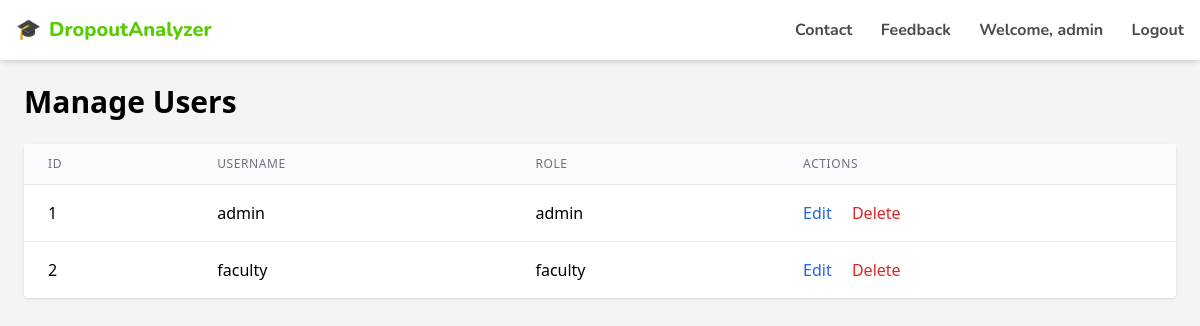
/admin/manage_users.php (signed in), run on the app's committed database.
### tables this page shows
CREATE TABLE IF NOT EXISTS users (
    id INT AUTO_INCREMENT PRIMARY KEY,
    username VARCHAR(50) NOT NULL UNIQUE,
    password VARCHAR(255) NOT NULL,
    role ENUM('admin', 'faculty') NOT NULL DEFAULT 'faculty',
    created_at TIMESTAMP DEFAULT CURRENT_TIMESTAMP
);

### admin/manage_users.php (the view, shortened to what this page needs)
<?php
require_once "../includes/db.php";
$sql = "SELECT id, username, role FROM users LIMIT 50";
$result = $conn->query($sql);
?>
<!DOCTYPE html>
<html lang="en">
<head>
    <script src="https://cdn.tailwindcss.com"></script>
</head>
<body class="bg-gray-100 min-h-screen">
    <?php include "../components/navbar.php"; ?>
    <main class="p-6">
        <h1 class="text-3xl font-bold mb-6">Manage Users</h1>
        <div class="overflow-x-auto bg-white rounded shadow">
            <table class="min-w-full divide-y divide-gray-200">
                <thead class="bg-gray-50">
                    <tr>
                        <th class="px-6 py-3 text-left text-xs font-medium text-gray-500 uppercase tracking-wider">ID</th>
                        <th class="px-6 py-3 text-left text-xs font-medium text-gray-500 uppercase tracking-wider">Username</th>
                        <th class="px-6 py-3 text-left text-xs font-medium text-gray-500 uppercase tracking-wider">Role</th>
                        <th class="px-6 py-3 text-left text-xs font-medium text-gray-500 uppercase tracking-wider">Actions</th>
                    </tr>
                </thead>
                <tbody class="bg-white divide-y divide-gray-200">
                    <?php if ($result && $result->num_rows > 0): ?>
                        <?php while ($row = $result->fetch_assoc()): ?>
                            <tr>
                                <td class="px-6 py-4 whitespace-nowrap"><?= htmlspecialchars($row['id']) ?></td>
                                <td class="px-6 py-4 whitespace-nowrap"><?= htmlspecialchars($row['username']) ?></td>
                                <td class="px-6 py-4 whitespace-nowrap"><?= htmlspecialchars($row['role']) ?></td>
                                <td class="px-6 py-4 whitespace-nowrap">
                                    <a href="edit_user.php?id=<?= $row['id'] ?>" class="text-blue-600 hover:text-blue-900 mr-4">Edit</a>
                                    <a href="delete_user.php?id=<?= $row['id'] ?>" class="text-red-600 hover:text-red-900" onclick="return confirm('Are you sure you want to delete this user?');">Delete</a>
                                </td>
                            </tr>
                        <?php endwhile; ?>
                    <?php else: ?>
                        <tr>
                            <td colspan="4" class="px-6 py-4 text-center text-gray-500">No users found.</td>
                        </tr>
                    <?php endif; ?>
                </tbody>
            </table>
        </div>
    </main>
</body>
</html>

### data on the page
users: id "1", username "admin", role "admin"
users: id "2", username "faculty", role "faculty"

### other printed values
$_SESSION['user_name'] "admin"
